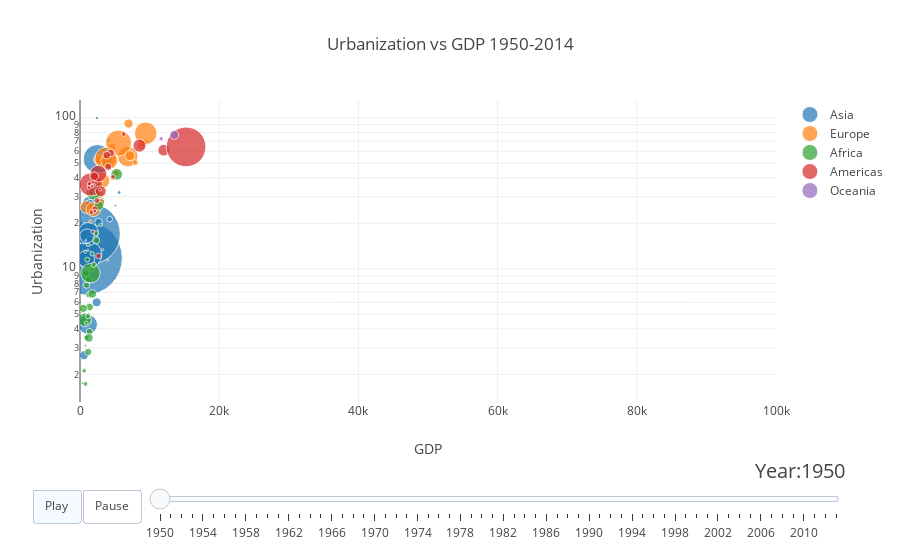

Notebook code cell kept with this figure:
### Code cell
df=gdp_urbanization.loc[(gdp_urbanization["Year"] >= beg_year) & (gdp_urbanization["Year"]<=end_year),:]
df=df.dropna()

years = list (range(beg_year, end_year))
# make list of continents
continents = []
for continent in df['continent']:
    if continent not in continents:
        continents.append(continent)
# make figure
figure = {
    'data': [],
    'layout': {},
    'frames': []
}

# fill in most of layout
figure['layout']['xaxis'] = {'range': [0, 100000], 'title': 'GDP'}
figure['layout']['yaxis'] = {'title': 'Urbanization', 'type': 'log'}
figure['layout']['title'] = {'text': f'Urbanization vs GDP {beg_year}-{end_year}'}
figure['layout']['hovermode'] = 'closest'
figure['layout']['sliders'] = {
    'args': [
        'transition', {
            'duration': 100,
            'easing': 'cubic-in-out'
        }
    ],
    'initialValue': '0',
    'plotlycommand': 'animate',
    'values': years,
    'visible': True
}
figure['layout']['updatemenus'] = [
    {
        'buttons': [
            {
                'args': [None, {'frame': {'duration': 100, 'redraw': False},
                         'fromcurrent': True, 'transition': {'duration': 50, 'easing': 'quadratic-in-out'}}],
                'label': 'Play',
                'method': 'animate'
            },
            {
                'args': [[None], {'frame': {'duration': 100, 'redraw': False}, 'mode': 'immediate',
                'transition': {'duration': 50}}],
                'label': 'Pause',
                'method': 'animate'
            }
        ],
        'direction': 'left',
        'pad': {'r': 10, 't': 87},
        'showactive': True,
        'type': 'buttons',
        'x': 0.1,
        'xanchor': 'right',
        'y': 0,
        'yanchor': 'top'
    }
]

sliders_dict = {
    'active': 0,
    'yanchor': 'top',
    'xanchor': 'left',
    'currentvalue': {
        'font': {'size': 20},
        'prefix': 'Year:',
        'visible': True,
        'xanchor': 'right'
    },
    'transition': {'duration': 50, 'easing': 'cubic-in-out'},
    'pad': {'b': 10, 't': 50},
    'len': 1,
    'x': 0.1,
    'y': 0,
    'steps': []
}

# make data
year = beg_year
for continent in continents:
    dataset_by_year = df[df['Year'] == year]
    dataset_by_year_and_cont = dataset_by_year[dataset_by_year['continent'] == continent]

    data_dict = {
        'x': list(dataset_by_year_and_cont['gdp_per_capita']),
        'y': list(dataset_by_year_and_cont['urban_share']),
        'mode': 'markers',
        'text': list(dataset_by_year_and_cont['country']),
        'marker': {
            'sizemode': 'area',
            'sizeref': 200000,
            'size': list(dataset_by_year_and_cont['population'])
        },
        'name': continent
    }
    figure['data'].append(data_dict)
    
# make frames
for year in years:
    frame = {'data': [], 'name': str(year)}
    for continent in continents:
        dataset_by_year = df[df['Year'] == year]
        dataset_by_year_and_cont = dataset_by_year[dataset_by_year['continent'] == continent]

        data_dict = {
            'x': list(dataset_by_year_and_cont['gdp_per_capita']),
            'y': list(dataset_by_year_and_cont['urban_share']),
            'mode': 'markers',
            'text': list(dataset_by_year_and_cont['country']),
            'marker': {
                'sizemode': 'area',
                'sizeref': 200000,
                'size': list(dataset_by_year_and_cont['population'])
            },
            'name': continent
        }
        frame['data'].append(data_dict)

    figure['frames'].append(frame)
    slider_step = {'args': [
        [year],
        {'frame': {'duration': 100, 'redraw': False},
         'mode': 'immediate',
       'transition': {'duration': 500}}
     ],
     'label': year,
     'method': 'animate'}
    sliders_dict['steps'].append(slider_step)

    
figure['layout']['sliders'] = [sliders_dict]

iplot(figure)
plotly.offline.plot(figure, filename='animation.html')

### Figure 1 — Plotly figure (JSON) as saved in the notebook; plotly's stock layout.template omitted (floating-point values rounded to 4 significant figures)
{"data": [{"marker": {"size": [8151455, 37894678, 4345800, 550771433, 371856500, 74837310, 17414215, 5719192, 1257970, 82199470, 448861, 1442826, 6109907, 780200, 17157508, 8230991, 456418, 37542380, 18396520, 3121337, 1022098, 8240623, 3413330, 7981000, 20607323, 28264391], "sizemode": "area", "sizeref": 200000}, "mode": "markers", "name": "Asia", "text": ["Afghanistan", "Bangladesh", "Cambodia", "China", "India", "Indonesia", "Iran", "Iraq", "Israel", "Japan", "Jordan", "Lebanon", "Malaysia", "Mongolia", "Myanmar", "Nepal", "Oman", "Pakistan", "Philippines", "Saudi Arabia", "Singapore", "Sri Lanka", "Syria", "Taiwan", "Thailand", "Vietnam"], "type": "scatter", "uid": "38603009-054e-4b30-bd5d-84c9490a1132", "x": [2392, 1111, 553, 757, 1417, 1175, 2568, 2820, 4114, 2519, 2007, 5621, 2667, 669, 555, 563, 1304, 1211, 1310, 4272, 2439, 1458, 2520, 1393, 991, 890], "y": [6, 4.282, 10.2, 11.8, 17.04, 12.4, 27.55, 35.12, 71, 53.4, 37, 32, 20.36, 20, 16.16, 2.677, 8.6, 17.52, 27.14, 21.3, 99.44, 15.33, 32.7, 26.84, 16.48, 11.64]}, {"marker": {"size": [1215002, 6936445, 8628489, 7250999, 4268270, 4009003, 41831805, 68376002, 7566002, 9337723, 142998, 2913093, 46366767, 10027047, 3265000, 24824013, 8416969, 16310998, 28069737, 7014001, 4668088, 21238496, 50616012], "sizemode": "area", "sizeref": 200000}, "mode": "markers", "name": "Europe", "text": ["Albania", "Austria", "Belgium", "Bulgaria", "Denmark", "Finland", "France", "Germany", "Greece", "Hungary", "Iceland", "Ireland", "Italy", "Netherlands", "Norway", "Poland", "Portugal", "Romania", "Spain", "Sweden", "Switzerland", "Turkey", "United Kingdom"], "type": "scatter", "uid": "2b22bb3c-ce84-421a-bb41-8f1620b1f732", "x": [1478, 4560, 6975, 2922, 9376, 5208, 6869, 5536, 2628, 2654, 8653, 4668, 3698, 7162, 7947, 3141, 2771, 951, 4201, 8816, 9053, 1912, 9441], "y": [20.53, 63.6, 91.47, 27.58, 67.98, 43.0, 55.23, 67.94, 52.15, 53.02, 72.8, 40.09, 54.1, 56.14, 50.46, 38.34, 31.2, 25.62, 51.92, 65.72, 67.38, 24.77, 78.98]}, {"marker": {"size": [2255222, 412533, 4284459, 2456300, 4466497, 1326653, 2429431, 156334, 2630132, 62001, 21514023, 225536, 18433866, 469000, 271372, 4980879, 3093652, 518171, 6076757, 733942, 911140, 1029010, 4083554, 2880700, 4637633, 657182, 493254, 8953000, 6442133, 485274, 2461726, 37859746, 2072195, 60000, 2416264, 1895409, 13683162, 7309769, 273000, 7649766, 1395458, 3529608, 5158193, 2340352, 2746854], "sizemode": "area", "sizeref": 200000}, "mode": "markers", "name": "Africa", "text": ["Benin", "Botswana", "Burkina Faso", "Burundi", "Cameroon", "Central African Republic", "Chad", "Comoros", "Cote d'Ivoire", "Djibouti", "Egypt", "Equatorial Guinea", "Ethiopia", "Gabon", "Gambia", "Ghana", "Guinea", "Guinea-Bissau", "Kenya", "Lesotho", "Liberia", "Libya", "Madagascar", "Malawi", "Mali", "Mauritania", "Mauritius", "Morocco", "Mozambique", "Namibia", "Niger", "Nigeria", "Rwanda", "Sao Tome and Principe", "Senegal", "Sierra Leone", "South Africa", "Sudan", "Swaziland", "Tanzania", "Togo", "Tunisia", "Uganda", "Zambia", "Zimbabwe"], "type": "scatter", "uid": "ebb01f94-88e9-4ced-95d4-ed2feb920e86", "x": [1230, 1344, 1378, 790, 860, 1163, 1240, 868, 1737, 4255, 1983, 832, 665, 3968, 1829, 2322, 1222, 486, 1372, 398, 761, 2976, 947, 907, 1264, 770, 3192, 2712, 466, 3258, 1148, 1503, 607, 1142, 2325, 1757, 5278, 1770, 738, 1263, 907, 1619, 1185, 1042, 1967], "y": [4.957, 2.716, 3.837, 1.731, 9.333, 14.42, 4.5, 6.601, 9.962, 39.81, 31.93, 15.46, 4.6, 11.4, 10.27, 15.44, 6.711, 10.01, 5.59, 1.75, 12.97, 19.55, 7.8, 3.506, 8.472, 3.102, 29.33, 26.18, 5.472, 13.41, 4.857, 9.35, 2.114, 13.49, 17.23, 12.56, 42.23, 6.824, 2.2, 3.491, 4.384, 32.29, 2.82, 11.5, 10.64]}, {"marker": {"size": [17150335, 2713630, 53974725, 13736997, 6081931, 11999600, 966015, 5919997, 2380116, 3387357, 2199897, 3146073, 3221277, 1487235, 1402896, 27865814, 1294993, 860092, 1473245, 7632461, 2218000, 635999, 157813040, 2238506, 5093708], "sizemode": "area", "sizeref": 200000}, "mode": "markers", "name": "Americas", "text": ["Argentina", "Bolivia", "Brazil", "Canada", "Chile", "Colombia", "Costa Rica", "Cuba", "Dominican Republic", "Ecuador", "El Salvador", "Guatemala", "Haiti", "Honduras", "Jamaica", "Mexico", "Nicaragua", "Panama", "Paraguay", "Peru", "Puerto Rico", "Trinidad and Tobago", "United States", "Uruguay", "Venezuela"], "type": "scatter", "uid": "15c8cdca-e262-4362-88b4-26cc1d3ee79d", "x": [8542, 1627, 1549, 12022, 4399, 2984, 2855, 3841, 1663, 2441, 1370, 2130, 2661, 1838, 2120, 2648, 1738, 2073, 1306, 2048, 4742, 5080, 15241, 6269, 4055], "y": [65.34, 33.85, 36.16, 60.95, 58.42, 32.6, 33.51, 56.51, 23.74, 28.28, 36.51, 25.06, 12.17, 17.58, 24.12, 42.66, 35.2, 35.76, 34.57, 41, 40.59, 26.26, 64.15, 77.93, 47.31]}, {"marker": {"size": [8177344, 1908001], "sizemode": "area", "sizeref": 200000}, "mode": "markers", "name": "Oceania", "text": ["Australia", "New Zealand"], "type": "scatter", "uid": "d647f94e-6730-4612-bfc8-fade72b6541d", "x": [13542, 11666], "y": [77.0, 72.52]}], "layout": {"hovermode": "closest", "sliders": [{"active": 0, "currentvalue": {"font": {"size": 20}, "prefix": "Year:", "visible": true, "xanchor": "right"}, "len": 1, "pad": {"b": 10, "t": 50}, "steps": [{"args": [[1950], {"frame": {"duration": 100, "redraw": false}, "mode": "immediate", "transition": {"duration": 500}}], "label": "1950", "method": "animate"}, {"args": [[1951], {"frame": {"duration": 100, "redraw": false}, "mode": "immediate", "transition": {"duration": 500}}], "label": "1951", "method": "animate"}, {"args": [[1952], {"frame": {"duration": 100, "redraw": false}, "mode": "immediate", "transition": {"duration": 500}}], "label": "1952", "method": "animate"}, {"args": [[1953], {"frame": {"duration": 100, "redraw": false}, "mode": "immediate", "transition": {"duration": 500}}], "label": "1953", "method": "animate"}, {"args": [[1954], {"frame": {"duration": 100, "redraw": false}, "mode": "immediate", "transition": {"duration": 500}}], "label": "1954", "method": "animate"}, {"args": [[1955], {"frame": {"duration": 100, "redraw": false}, "mode": "immediate", "transition": {"duration": 500}}], "label": "1955", "method": "animate"}, {"args": [[1956], {"frame": {"duration": 100, "redraw": false}, "mode": "immediate", "transition": {"duration": 500}}], "label": "1956", "method": "animate"}, {"args": [[1957], {"frame": {"duration": 100, "redraw": false}, "mode": "immediate", "transition": {"duration": 500}}], "label": "1957", "method": "animate"}, {"args": [[1958], {"frame": {"duration": 100, "redraw": false}, "mode": "immediate", "transition": {"duration": 500}}], "label": "1958", "method": "animate"}, {"args": [[1959], {"frame": {"duration": 100, "redraw": false}, "mode": "immediate", "transition": {"duration": 500}}], "label": "1959", "method": "animate"}, {"args": [[1960], {"frame": {"duration": 100, "redraw": false}, "mode": "immediate", "transition": {"duration": 500}}], "label": "1960", "method": "animate"}, {"args": [[1961], {"frame": {"duration": 100, "redraw": false}, "mode": "immediate", "transition": {"duration": 500}}], "label": "1961", "method": "animate"}, {"args": [[1962], {"frame": {"duration": 100, "redraw": false}, "mode": "immediate", "transition": {"duration": 500}}], "label": "1962", "method": "animate"}, {"args": [[1963], {"frame": {"duration": 100, "redraw": false}, "mode": "immediate", "transition": {"duration": 500}}], "label": "1963", "method": "animate"}, {"args": [[1964], {"frame": {"duration": 100, "redraw": false}, "mode": "immediate", "transition": {"duration": 500}}], "label": "1964", "method": "animate"}, {"args": [[1965], {"frame": {"duration": 100, "redraw": false}, "mode": "immediate", "transition": {"duration": 500}}], "label": "1965", "method": "animate"}, {"args": [[1966], {"frame": {"duration": 100, "redraw": false}, "mode": "immediate", "transition": {"duration": 500}}], "label": "1966", "method": "animate"}, {"args": [[1967], {"frame": {"duration": 100, "redraw": false}, "mode": "immediate", "transition": {"duration": 500}}], "label": "1967", "method": "animate"}, {"args": [[1968], {"frame": {"duration": 100, "redraw": false}, "mode": "immediate", "transition": {"duration": 500}}], "label": "1968", "method": "animate"}, {"args": [[1969], {"frame": {"duration": 100, "redraw": false}, "mode": "immediate", "transition": {"duration": 500}}], "label": "1969", "method": "animate"}, {"args": [[1970], {"frame": {"duration": 100, "redraw": false}, "mode": "immediate", "transition": {"duration": 500}}], "label": "1970", "method": "animate"}, {"args": [[1971], {"frame": {"duration": 100, "redraw": false}, "mode": "immediate", "transition": {"duration": 500}}], "label": "1971", "method": "animate"}, {"args": [[1972], {"frame": {"duration": 100, "redraw": false}, "mode": "immediate", "transition": {"duration": 500}}], "label": "1972", "method": "animate"}, {"args": [[1973], {"frame": {"duration": 100, "redraw": false}, "mode": "immediate", "transition": {"duration": 500}}], "label": "1973", "method": "animate"}, {"args": [[1974], {"frame": {"duration": 100, "redraw": false}, "mode": "immediate", "transition": {"duration": 500}}], "label": "1974", "method": "animate"}, {"args": [[1975], {"frame": {"duration": 100, "redraw": false}, "mode": "immediate", "transition": {"duration": 500}}], "label": "1975", "method": "animate"}, {"args": [[1976], {"frame": {"duration": 100, "redraw": false}, "mode": "immediate", "transition": {"duration": 500}}], "label": "1976", "method": "animate"}, {"args": [[1977], {"frame": {"duration": 100, "redraw": false}, "mode": "immediate", "transition": {"duration": 500}}], "label": "1977", "method": "animate"}, {"args": [[1978], {"frame": {"duration": 100, "redraw": false}, "mode": "immediate", "transition": {"duration": 500}}], "label": "1978", "method": "animate"}, {"args": [[1979], {"frame": {"duration": 100, "redraw": false}, "mode": "immediate", "transition": {"duration": 500}}], "label": "1979", "method": "animate"}, {"args": [[1980], {"frame": {"duration": 100, "redraw": false}, "mode": "immediate", "transition": {"duration": 500}}], "label": "1980", "method": "animate"}, {"args": [[1981], {"frame": {"duration": 100, "redraw": false}, "mode": "immediate", "transition": {"duration": 500}}], "label": "1981", "method": "animate"}, {"args": [[1982], {"frame": {"duration": 100, "redraw": false}, "mode": "immediate", "transition": {"duration": 500}}], "label": "1982", "method": "animate"}, {"args": [[1983], {"frame": {"duration": 100, "redraw": false}, "mode": "immediate", "transition": {"duration": 500}}], "label": "1983", "method": "animate"}, {"args": [[1984], {"frame": {"duration": 100, "redraw": false}, "mode": "immediate", "transition": {"duration": 500}}], "label": "1984", "method": "animate"}, {"args": [[1985], {"frame": {"duration": 100, "redraw": false}, "mode": "immediate", "transition": {"duration": 500}}], "label": "1985", "method": "animate"}, {"args": [[1986], {"frame": {"duration": 100, "redraw": false}, "mode": "immediate", "transition": {"duration": 500}}], "label": "1986", "method": "animate"}, {"args": [[1987], {"frame": {"duration": 100, "redraw": false}, "mode": "immediate", "transition": {"duration": 500}}], "label": "1987", "method": "animate"}, {"args": [[1988], {"frame": {"duration": 100, "redraw": false}, "mode": "immediate", "transition": {"duration": 500}}], "label": "1988", "method": "animate"}, {"args": [[1989], {"frame": {"duration": 100, "redraw": false}, "mode": "immediate", "transition": {"duration": 500}}], "label": "1989", "method": "animate"}, {"args": [[1990], {"frame": {"duration": 100, "redraw": false}, "mode": "immediate", "transition": {"duration": 500}}], "label": "1990", "method": "animate"}, {"args": [[1991], {"frame": {"duration": 100, "redraw": false}, "mode": "immediate", "transition": {"duration": 500}}], "label": "1991", "method": "animate"}, {"args": [[1992], {"frame": {"duration": 100, "redraw": false}, "mode": "immediate", "transition": {"duration": 500}}], "label": "1992", "method": "animate"}, {"args": [[1993], {"frame": {"duration": 100, "redraw": false}, "mode": "immediate", "transition": {"duration": 500}}], "label": "1993", "method": "animate"}, {"args": [[1994], {"frame": {"duration": 100, "redraw": false}, "mode": "immediate", "transition": {"duration": 500}}], "label": "1994", "method": "animate"}, {"args": [[1995], {"frame": {"duration": 100, "redraw": false}, "mode": "immediate", "transition": {"duration": 500}}], "label": "1995", "method": "animate"}, {"args": [[1996], {"frame": {"duration": 100, "redraw": false}, "mode": "immediate", "transition": {"duration": 500}}], "label": "1996", "method": "animate"}, {"args": [[1997], {"frame": {"duration": 100, "redraw": false}, "mode": "immediate", "transition": {"duration": 500}}], "label": "1997", "method": "animate"}, {"args": [[1998], {"frame": {"duration": 100, "redraw": false}, "mode": "immediate", "transition": {"duration": 500}}], "label": "1998", "method": "animate"}, {"args": [[1999], {"frame": {"duration": 100, "redraw": false}, "mode": "immediate", "transition": {"duration": 500}}], "label": "1999", "method": "animate"}, {"args": [[2000], {"frame": {"duration": 100, "redraw": false}, "mode": "immediate", "transition": {"duration": 500}}], "label": "2000", "method": "animate"}, {"args": [[2001], {"frame": {"duration": 100, "redraw": false}, "mode": "immediate", "transition": {"duration": 500}}], "label": "2001", "method": "animate"}, {"args": [[2002], {"frame": {"duration": 100, "redraw": false}, "mode": "immediate", "transition": {"duration": 500}}], "label": "2002", "method": "animate"}, {"args": [[2003], {"frame": {"duration": 100, "redraw": false}, "mode": "immediate", "transition": {"duration": 500}}], "label": "2003", "method": "animate"}, {"args": [[2004], {"frame": {"duration": 100, "redraw": false}, "mode": "immediate", "transition": {"duration": 500}}], "label": "2004", "method": "animate"}, {"args": [[2005], {"frame": {"duration": 100, "redraw": false}, "mode": "immediate", "transition": {"duration": 500}}], "label": "2005", "method": "animate"}, {"args": [[2006], {"frame": {"duration": 100, "redraw": false}, "mode": "immediate", "transition": {"duration": 500}}], "label": "2006", "method": "animate"}, {"args": [[2007], {"frame": {"duration": 100, "redraw": false}, "mode": "immediate", "transition": {"duration": 500}}], "label": "2007", "method": "animate"}, {"args": [[2008], {"frame": {"duration": 100, "redraw": false}, "mode": "immediate", "transition": {"duration": 500}}], "label": "2008", "method": "animate"}, {"args": [[2009], {"frame": {"duration": 100, "redraw": false}, "mode": "immediate", "transition": {"duration": 500}}], "label": "2009", "method": "animate"}, {"args": [[2010], {"frame": {"duration": 100, "redraw": false}, "mode": "immediate", "transition": {"duration": 500}}], "label": "2010", "method": "animate"}, {"args": [[2011], {"frame": {"duration": 100, "redraw": false}, "mode": "immediate", "transition": {"duration": 500}}], "label": "2011", "method": "animate"}, {"args": [[2012], {"frame": {"duration": 100, "redraw": false}, "mode": "immediate", "transition": {"duration": 500}}], "label": "2012", "method": "animate"}, {"args": [[2013], {"frame": {"duration": 100, "redraw": false}, "mode": "immediate", "transition": {"duration": 500}}], "label": "2013", "method": "animate"}], "transition": {"duration": 50, "easing": "cubic-in-out"}, "x": 0.1, "xanchor": "left", "y": 0, "yanchor": "top"}], "title": {"text": "Urbanization vs GDP 1950-2014"}, "updatemenus": [{"buttons": [{"args": [null, {"frame": {"duration": 100, "redraw": false}, "fromcurrent": true, "transition": {"duration": 50, "easing": "quadratic-in-out"}}], "label": "Play", "method": "animate"}, {"args": [[null], {"frame": {"duration": 100, "redraw": false}, "mode": "immediate", "transition": {"duration": 50}}], "label": "Pause", "method": "animate"}], "direction": "left", "pad": {"r": 10, "t": 87}, "showactive": true, "type": "buttons", "x": 0.1, "xanchor": "right", "y": 0, "yanchor": "top"}], "xaxis": {"range": [0, 100000], "title": {"text": "GDP"}}, "yaxis": {"title": {"text": "Urbanization"}, "type": "log"}}}
